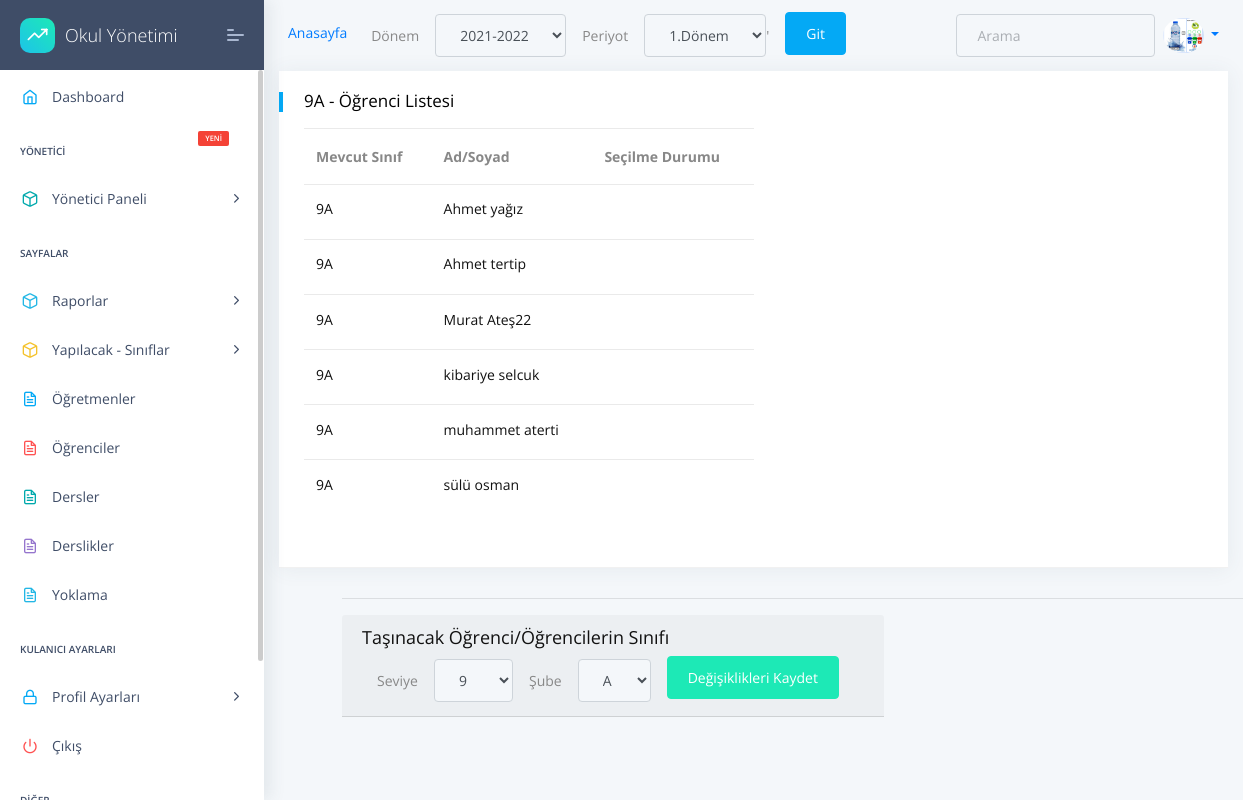
The app's page /classes/StudentListUpdateView/1 (signed in) with its own data.
### apps/home/models.py (models this page shows, shortened)
class Profil(models.Model):
    user=models.OneToOneField(User,on_delete=models.CASCADE,related_name="user")
    TC=models.CharField(max_length=11,unique=True,validators=[validateEven],blank=True,null=True)# regex eklenecek, validasyon yapilacak
    image=models.ImageField(upload_to="images/ogretmenler/",blank=True,null=True,default='images/person.png')
    job=models.ForeignKey(JobsTable,on_delete=models.CASCADE,unique=False,blank=True,null=True)
    phone=models.CharField(validators=[validatePhone], max_length=17, blank=True,default="05",null=True,unique=False) # regex eklenecek, validasyon yapilacak
    adress=models.TextField(max_length=100,unique=False,blank=True,null=True)
    isWorking=models.BooleanField(default=True,unique=False,blank=True,null=True)
    HESCode=models.CharField(max_length=12,unique=True,validators=[validateHesCode],blank=True,null=True)
    birthdate=models.DateField(("Doğum Tarihiniz"), auto_now=False, auto_now_add=False,unique=False,blank=True,null=True)
    sexualChoice=(('Kız','Kız'),
              ('Erkek','Erkek'),
              ('Diger','Diğer'),
    )
    gender=CharField(max_length=10 ,choices=sexualChoice,unique=False,blank=True,null=True)

### apps/student/models.py (models this page shows, shortened)
class StudentList(models.Model):
    className=models.ForeignKey(Classes,on_delete=models.CASCADE)
    session=models.ForeignKey(Session,on_delete=models.CASCADE)
    periods=models.ForeignKey(Period,on_delete=models.CASCADE)
    seating_arrangement=models.CharField(max_length=10000,default=" / / / / / / / / / / / / / / / / / / / / / / / ")
    students=models.ManyToManyField(Student,blank=True)
    mainteacher=models.ForeignKey(Profil,on_delete=models.CASCADE,blank=True,verbose_name="Sınıf Öğretmeni",related_name='teacher')
    class Meta:
        ordering = ('className',"session","periods",)

class Student(models.Model):
    firstName= models.CharField(max_length=20,default="",unique=False,null=False,blank=False,)
    lastName=models.CharField(max_length=20,unique=False,null=True,blank=True,)
    TC = models.CharField(max_length=11,unique=True,null=False,blank=False,validators=[validateEven])
    phone = models.CharField(validators=[validatePhone], max_length=17,default="0",unique=False,null=True,blank=True,)
    address=models.TextField(unique=False,null=True,blank=True,)
    status=models.BooleanField(unique=False,null=True,blank=True,)
    middleSchool=models.ForeignKey(MiddleSchool,on_delete=models.CASCADE,null=True)
    number=models.IntegerField(unique=False,null=True,blank=True)
    session=models.ForeignKey(Session,on_delete=models.CASCADE,null=True)
    image=models.ImageField(upload_to=upload_location,unique=False,null=True,blank=True,default='images/person.png')
    health=models.TextField(unique=False,null=True,blank=True,)
    HESCode=models.CharField(max_length=12,unique=True,null=True,blank=True,validators=[validateHesCode])
    birtdate=DateField(("Doğum Tarihiniz"), auto_now=False, auto_now_add=False,unique=False,null=True,blank=True,)
    email=models.EmailField()
    genders=(('Kız','Kız'),
              ('Erkek','Erkek'),
              ('Diger','Diğer'),
    )
    gender=CharField(max_length=10 ,choices=genders,unique=False,blank=True,null=True)
    class Meta:
        ordering = ('firstName',)
    """def save(self, *args, **kwargs):

        if '-' not in self.HESCode:
            self.HESCode = '{0}-{1}-{2}'.format(
                 self.HESCode[:4], self.HESCode[4:9], self.HESCode[9:])
        if '-' not in self.phone:
            self.phone = '({0})-{1} {2}'.format(
                 self.phone[:4], self.phone[4:7], self.phone[7:])

        # Continue the model saving
        super(Student, self).save(*args, **kwargs)"""

### apps/classes/models.py (models this page shows)
class Classes(models.Model):
    className=models.ForeignKey(ClassNames,on_delete=models.CASCADE,default="")
    level=models.ForeignKey(ClassLevels,on_delete=models.CASCADE)
    def __str__(self):
        return self.level.level+self.className.name

class ClassLevels(models.Model):
    level=models.CharField(default="9",max_length=2,unique=True)
    def __str__(self):
        return self.level

class ClassNames(models.Model):
    name=models.CharField(default="A",max_length=1,unique=True)
    class Meta:
        ordering = ('name',)
    def __str__(self):
        return self.name

### apps/classes/views.py (the view, shortened to what this page needs)
# urls.py: path('StudentListUpdateView/<int:pk>', views.StudentListUpdateView, name='StudentListUpdateView'),
@login_required(login_url="/login/")
def StudentListUpdateView(request,pk):
    classNames = ClassNames.objects.all()
    classLevels = ClassLevels.objects.all()
    baseList = StudentList.objects.get(id=pk) # get studentlist by current ID
    classess=Classes.objects.all()
    context = {
        'studentList':baseList,
        'sessions':sessions,
        'periods':periods,
        'classNames':classNames,
        'classLevels':classLevels,
        'media_url':settings.MEDIA_URL
    }
    return render(request, "clasess/cls-listUpdate.html", context)

### apps/home/models.py (called while the page is built)
    def __str__(self):
      return self.session

    def __str__(self):
      return self.period

### apps/templates/clasess/cls-listUpdate.html (shortened to what this page needs)
{% extends "layouts/base.html" %}
{% block content %}
<div class="col-xl-12 col-md-6">
  <form action="" method="GET">
    <div class="card ">
      <div class="card-header">
        <h5> {{studentList.className}}  - Öğrenci Listesi</h5>
        <div class="card-block px-0 py-3 col-md-6">
          <div class="table-responsive">
            <table class="table table-hover">
              <thead>
                <tr>
                  <th scope="col-md-3">Mevcut Sınıf</th>
                  <th scope="col-md-3">Ad/Soyad</th>
                  <th scope="col-md-3">Seçilme Durumu</th>
                </tr>
              </thead>
              <tbody>
                {% for student in studentList.students.all %}
                <td title="Sınıf">
                  <h6 class="mb-1">{{studentList.className}} </h6>
                </td>
                <td title="Ad Soyad">
                  <h6 class="mb-1">{{student.firstName}} {{student.lastName}}</h6>
                </td>
                <td>
                </td>
                {% endfor %}
              </tbody>
            </table>
          </div>
        </div>
      </div>
      </div>
      <div class="col-md-12 mx-5">
        <hr>
        <div class="form-inline">
          <div class="card-header">
            <h5>Taşınacak Öğrenci/Öğrencilerin Sınıfı</h5>
          <div class="form-group col-xl-12 col-md-6">
            <label class="mr-3" for="classLevel">Seviye</label>
            <select id="classLevel" class="form-control mr-3" name="classLevel">
              {% for classLevel in classLevels %}
              <option value="{{ classLevel }}" {% if classLevel.selected %} selected {% endif %}>{{ classLevel }}
              </option>
              {% endfor %}
            </select>
            <label class="" for="className">Şube</label>
            <select id="className " class="form-control mx-3" name="className">
              {% for className in classNames %}
              <option value="{{ className }}">{{ className }}</option>
              {% endfor %}
            </select>
            <button id="but1" type="button" class="btn btn-success" data-toggle="modal"
            data-target="#classChangeModal">Değişiklikleri Kaydet</button>
          </div>
        </div>
      </div>
  </form>
</div>
{% endblock content %}

### apps/templates/includes/navigation.html (shortened to what this page needs)
<nav  class="navbar navbar-expand-lg ">
  <div class="collapse navbar-collapse ">
  <div class="collapse navbar-collapse" id="navbarsExample03">
    <ul class="navbar-nav mr-auto">
      <li class="text-black">
        <a class="nav-link" href="#">Anasayfa<span class="sr-only">(current)</span></a>
      </li>
      <form class="form-inline my-2 my-md-0"  method="GET" >
      <li class="text-black align-middle mx-3">
        <label for="session">Dönem</label>
      </li>
      <li class="nav-item select">
        <select id="sessionID" class="form-control" name="sessionID">-->
          {% for session in sessions %}
          <option value="{{ session }}">{{ session }}</option>
          {% endfor %}
        </select>
      </li>
      <li class="text-black mx-3">
        <label for="session">Periyot</label>
      </li>
      <li class="nav-item select">
        <select id="periodID" class="form-control" name="periodID">-->
          {% for period in periods %}
          <option value="{{ period }}">{{ period }}</option>
          {% endfor %}
        </select>
      </li>'
      <button  type="submit" class="btn btn-primary mx-3" >Git</button>
    </form>
    </ul>
    <form class="form-inline my-2 my-md-0">
      <input class="form-control" type="text" placeholder="Arama">
    </form>
    <ul class="nav navbar-nav navbar-right">
      <li class="nav-item dropdown">
      <a class="nav-link dropdown-toggle" href="" id="dropdown01" data-toggle="dropdown" aria-haspopup="true" aria-expanded="false">
      {% if user.user.image.ogretmenler %}
      <img
        src="/media/{{user.user.image.ogretmenler}}"
        class="rounded-circle z-depth-0"
        alt="avatar image"
        height="35"
      />
      {% else %}
      <img
        src="/media/{{user.user.image}}"
        class="rounded-circle z-depth-0"
        alt="avatar image"
        height="35"
      >
      {% endif %}
      </a>
      </li>
    </ul>
  </div>
</div>
</nav>

### records on screen
StudentList: className "9A"
Student: firstName "Ahmet", lastName "yağız"
Student: firstName "Ahmet", lastName "tertip"
Student: firstName "Murat", lastName "Ateş22"
Student: firstName "kibariye", lastName "selcuk"
Student: firstName "muhammet", lastName "aterti"
Student: firstName "sülü", lastName "osman"

### other values on screen
form field sessionID "2021-2022"
form field periodID "1.Dönem"
form field classLevel "9"
form field className "A"
